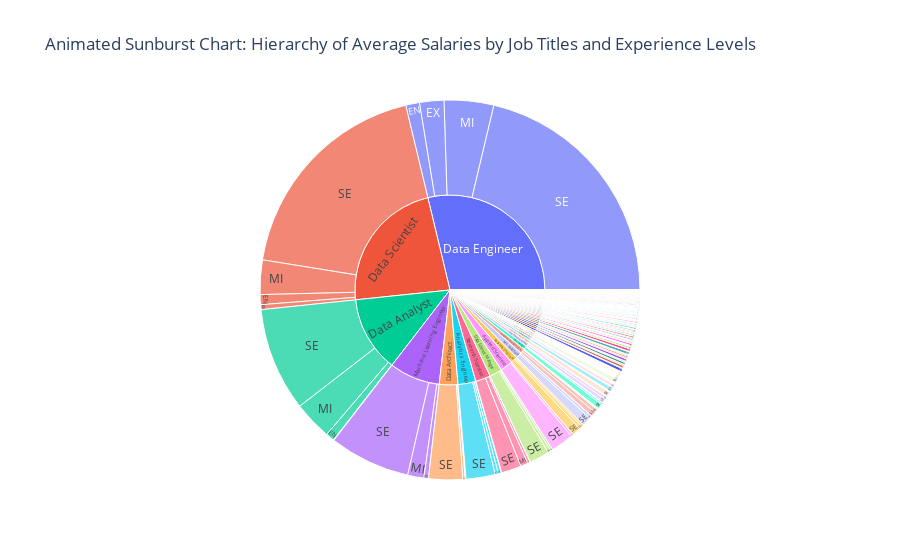

Notebook source saved alongside this figure:
### Markdown cell above
### Create an animated sunburst chart to explore the hierarchy of average salaries based on job titles and experience levels.

### Code cell
# Create an animated sunburst chart
fig = px.sunburst(df, path=['job_title', 'experience_level'], values='salary_in_usd',
                  title='Animated Sunburst Chart: Hierarchy of Average Salaries by Job Titles and Experience Levels')
fig.show()

### Figure 1 — Plotly figure (JSON) as saved in the notebook; plotly's stock layout.template omitted (floating-point values rounded to 4 significant figures; data arrays with more than 128 entries replaced by an {"elided": "..."} marker saying what was removed)
{"data": [{"branchvalues": "total", "domain": {"x": [0, 1], "y": [0, 1]}, "hovertemplate": "labels=%{label}<br>salary_in_usd=%{value}<br>parent=%{parent}<br>id=%{id}<extra></extra>", "ids": {"elided": "285 str values"}, "labels": {"elided": "285 str values"}, "name": "", "parents": {"elided": "285 str values"}, "type": "sunburst", "values": {"elided": "285 int values"}}], "layout": {"legend": {"tracegroupgap": 0}, "title": {"text": "Animated Sunburst Chart: Hierarchy of Average Salaries by Job Titles and Experience Levels"}}}
